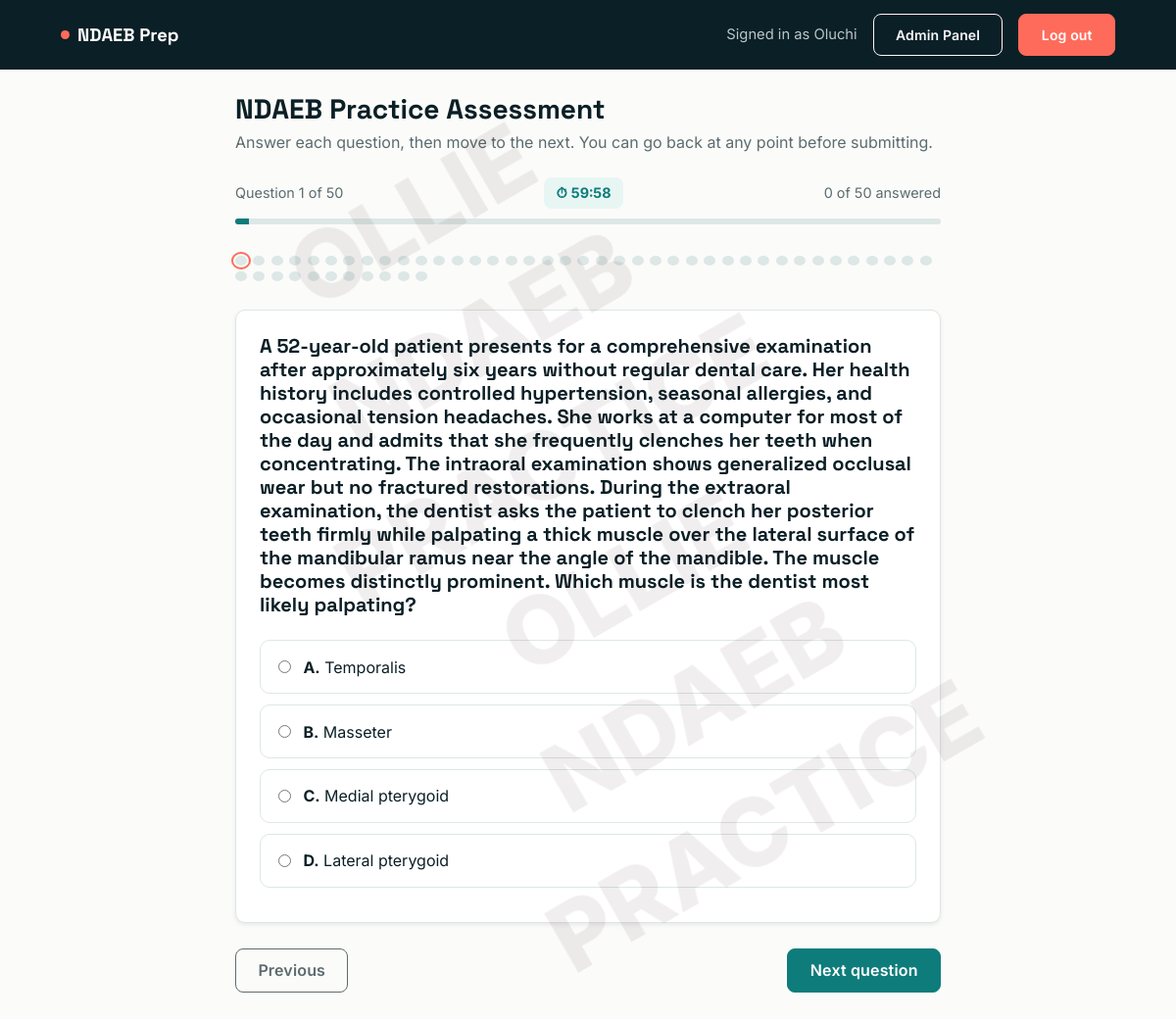
The page /exam/ (signed in) on the database its author committed.
### main/models.py (models this page shows, shortened)
class Question(models.Model):
    WEEK_CHOICES = [
        ('week1', 'Week 1'),
        ('week2', 'Week 2'),
    ]
    question = models.TextField()
    option_a = models.CharField(max_length=255)
    option_b = models.CharField(max_length=255)
    option_c = models.CharField(max_length=255)
    option_d = models.CharField(max_length=255)
    correct_option = models.CharField(max_length=1, choices=[('A', 'A'), ('B', 'B'), ('C', 'C'), ('D', 'D')])
    explanation = models.TextField(blank=True, help_text="Key note explanation shown during review.")
    week = models.CharField(max_length=10, choices=WEEK_CHOICES, default='week1')

### main/views.py (the view, shortened to what this page needs)
# urls.py: path('exam/', views.exam_view, {'week': 'week1'}, name='exam'),
@login_required
def exam_view(request, week='week1'):
    profile, _ = Profile.objects.get_or_create(user=request.user)
    if profile.payment_status != 'APPROVED':
        messages.error(request, "Your access has not been approved yet.")
        return redirect('dashboard')
    db_week = week.lower()
    questions = Question.objects.filter(week=db_week)
    if not questions.exists():
        messages.warning(request, f"No questions currently available for {db_week}.")
        return redirect('dashboard')  # Return to dashboard if empty
    return render(request, 'exam.html', {
        'questions': questions,
        'is_review': False,
        'retake_locked': False,
        'selected_week': week,
    })

### templates/exam.html (shortened to what this page needs)
{% extends 'base.html' %}
{% block content %}
<div class="watermark" style="text-align: center;">
  OLLIE <br>
  NDAEB <br> PRACTICE <br>
  OLLIE <br>
  NDAEB <br> PRACTICE
</div>
<div class="exam-shell">
  {% if retake_locked %}
    <!-- ==========================================
         RETAKE LOCKED — must review, then wait for admin
         ========================================== -->
    <div class="surface-card p-4 retake-gate shadow-sm">
      <div class="icon-circle">📋</div>
      <h4 class="fw-bold mb-2">Take review before you retake</h4>
      <p style="color:var(--slate);" class="mb-4">
        Before starting a new attempt, go back over your last result and make sure you've
        studied the questions you missed. Once you're ready, request a retake and an admin
        will unlock it for you.
      </p>
      {% if latest_attempt %}
        <a href="{% url 'exam_review' latest_attempt.id %}" class="btn btn-outline-teal mb-3">
          Review my last attempt
        </a>
      {% endif %}
      {% if retake_denied and not retake_requested %}
        <div class="alert alert-danger text-start">
          <strong>Request denied.</strong> An admin declined your last retake request, so the exam stays locked.
          Spend more time on your review, then send a new request below.
        </div>
      {% endif %}
      {% if retake_requested %}
        <div class="alert alert-info mb-0">
          <strong>Request sent.</strong> Waiting on an admin to approve your retake — check back soon.
        </div>
      {% else %}
        <form method="POST" action="{% url 'request_retake' %}">
          {% csrf_token %}
          <button type="submit" class="btn btn-coral w-100">I have taken review — request retake</button>
        </form>
      {% endif %}
    </div>
  {% else %}
    <h3 class="fw-bold mb-1">NDAEB Practice Assessment</h3>
    <p style="color:var(--slate);" class="mb-4">
      Answer each question, then move to the next. You can go back at any point before submitting.
    </p>
    {% if questions %}
    <form method="POST" action="{% url 'submit_exam' %}" id="examForm">
      <div class="exam-meta">
        <span id="qPositionLabel">Question 1 of {{ questions|length }}</span>
        <span class="exam-timer" id="examTimer">⏱ 60:00</span>
        <span id="qAnsweredLabel">0 answered</span>
      </div>
      <div class="exam-progress-track">
        <div class="exam-progress-fill" id="progressFill"></div>
      </div>
      <div class="q-dots" id="qDots"></div>
      {% for question in questions %}
        <div class="q-card {% if forloop.first %}active{% endif %}"
             data-index="{{ forloop.counter0 }}"
             id="q-{{ question.id }}">
          <div class="surface-card p-4 mb-3 shadow-sm">
            <h5 class="fw-bold mb-4">{{ question.question }}</h5>
            <label class="q-option">
              <input type="radio" name="question_{{ question.id }}" value="A">
              <span><strong>A.</strong> {{ question.option_a }}</span>
            </label>
            <label class="q-option">
              <input type="radio" name="question_{{ question.id }}" value="B">
              <span><strong>B.</strong> {{ question.option_b }}</span>
            </label>
            <label class="q-option">
              <input type="radio" name="question_{{ question.id }}" value="C">
              <span><strong>C.</strong> {{ question.option_c }}</span>
            </label>
            <label class="q-option">
              <input type="radio" name="question_{{ question.id }}" value="D">
              <span><strong>D.</strong> {{ question.option_d }}</span>
            </label>
          </div>
          <div class="exam-nav-btns">
            <button type="button" class="btn btn-outline-teal prev-btn" {% if forloop.first %}disabled{% endif %}>Previous</button>
            {% if forloop.last %}
              <button type="submit" class="btn btn-coral">Submit completed assessment</button>
            {% else %}
              <button type="button" class="btn btn-primary next-btn">Next question</button>
            {% endif %}
          </div>
        </div>
      {% endfor %}
    </form>
    {% else %}
      <div class="alert alert-warning text-center">No questions found in the database.</div>
    {% endif %}
  {% endif %}
</div>
{% endblock %}

### templates/base.html (shortened to what this page needs)
<!DOCTYPE html>
<html lang="en">
  <head>
    <link href="https://cdn.jsdelivr.net/npm/bootstrap@5.3.0/dist/css/bootstrap.min.css" rel="stylesheet" />
  </head>
  <body>
    {% block layout %}
      <nav class="app-nav">
        <div class="container container-app d-flex justify-content-between align-items-center">
          <a class="brand" href="{% url 'dashboard' %}"><span class="dot"></span>NDAEB&nbsp;Prep</a>
          <div class="d-flex align-items-center gap-3">
            {% if user.is_authenticated %}
              <span class="welcome d-none d-sm-inline">Signed in as {{ user.username }}</span>
              {% if user.is_staff %}
                <a href="{% url 'admin_panel' %}" class="btn btn-outline-light btn-sm">Admin Panel</a>
              {% endif %}
              <a href="{% url 'logout' %}" class="btn btn-coral btn-sm">Log out</a>
            {% else %}
              <a href="{% url 'index' %}" class="btn btn-coral btn-sm">Log in</a>
            {% endif %}
          </div>
        </div>
      </nav>
      <div class="container container-app pb-5 pt-4">
        {% block content %}
        {% endblock %}
      </div>
    {% endblock %}
  </body>
</html>

### templates/base.html (style rules this page uses)
:root { --ink: #0b1f26; --teal: #0e7c7b; --teal-dark: #0a5d5c; --teal-light: #e8f6f3; --coral: #ff6b5b; --coral-dark: #e5503f; --paper: #fbfbf9; --slate: #5b6b70; --line: #dce7e6; --radius: 10px; }
* { box-sizing: border-box; }
body { font-family: 'Inter', sans-serif; background: var(--paper); color: var(--ink); -webkit-font-smoothing: antialiased; }
h1, h2, h3, h4, h5, .brand-font { font-family: 'Space Grotesk', sans-serif; color: var(--ink); }
a { color: var(--teal-dark); }
.btn { border-radius: 8px; font-weight: 600; padding: 0.6rem 1.4rem; letter-spacing: 0.01em; }
.btn-primary { background: var(--teal); border-color: var(--teal); }
.btn-coral { background: var(--coral); border-color: var(--coral); color: #fff; }
.btn-outline-teal { border: 1.5px solid var(--teal); color: var(--teal-dark); background: transparent; }
.app-nav { background: var(--ink); padding: 0.9rem 0; }
.app-nav .brand { color: #fff; font-family: 'Space Grotesk', sans-serif; font-weight: 700; font-size: 1.15rem; text-decoration: none; display: flex; align-items: center; gap: 0.5rem; }
.app-nav .brand .dot { width: 9px; height: 9px; border-radius: 50%; background: var(--coral); display: inline-block; }
.app-nav .welcome { color: #b9c7c9; font-size: 0.92rem; }
.app-nav .btn-outline-light { border-radius: 8px; font-weight: 600; }
.surface-card { background: #fff; border: 1px solid var(--line); border-radius: var(--radius); }
.container-app { max-width: 1100px; }

### templates/exam.html (style rules this page uses)
.watermark { position: fixed; top: 50%; left: 50%; transform: translate(-50%, -50%) rotate(-30deg); font-size: 6em; font-weight: 800; color: rgba(41, 13, 13, 0.07); z-index: 9999; pointer-events: none; white-space: nowrap; user-select: none; }
.exam-shell { max-width: 720px; margin: 0 auto; position: relative; }
.exam-progress-track { height: 6px; background: var(--line); border-radius: 4px; overflow: hidden; margin-bottom: 2rem; }
.exam-progress-fill { height: 100%; background: var(--teal); width: 0%; transition: width .25s ease; }
.exam-meta { display: flex; justify-content: space-between; align-items: center; color: var(--slate); font-size: .9rem; margin-bottom: .6rem; }
.exam-timer { display: flex; align-items: center; gap: .4rem; font-weight: 700; font-variant-numeric: tabular-nums; color: var(--teal); background: var(--teal-light); border-radius: 8px; padding: .35rem .8rem; }
.q-card { display: none; }
.q-card.active { display: block; }
.q-option { border: 1.5px solid var(--line); border-radius: 10px; padding: .9rem 1.1rem; display: flex; align-items: center; gap: .8rem; cursor: pointer; margin-bottom: .7rem; transition: border-color .15s ease, background .15s ease; }
.q-option input { accent-color: var(--teal); }
.exam-nav-btns { display: flex; justify-content: space-between; margin-top: 1.6rem; }
.q-dots { display: flex; flex-wrap: wrap; gap: .4rem; margin-bottom: 1.8rem; }

### rows shown on the page
Question: question "A 52-year-old patient presents for a comprehensive examination after approximately six years without regular dental care. Her health history includes controlled hypertension, seasonal allergies, and occasional tension headaches. She works at a computer for most of the day and admits that she frequently clenches her teeth when concentrating. The intraoral examination shows generalized occlusal wear but no fractured restorations. During the extraoral examination, the dentist asks the patient to clench her posterior teeth firmly while palpating a thick muscle over the lateral surface of the mandibular ramus near the angle of the mandible. The muscle becomes distinctly prominent. Which muscle…", option_a "Temporalis", option_b "Masseter", option_c "Medial pterygoid", option_d "Lateral pterygoid"

### other values the page prints
{{ user.username }} "Oluchi"
